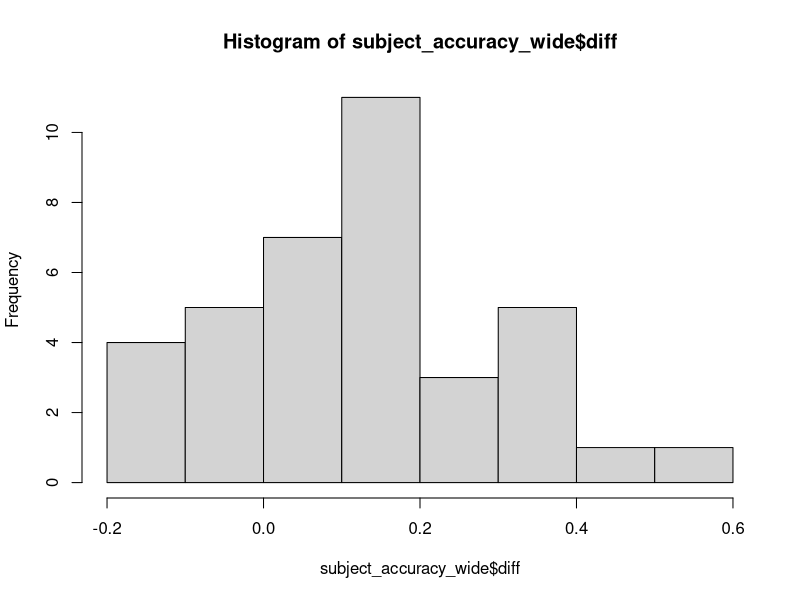
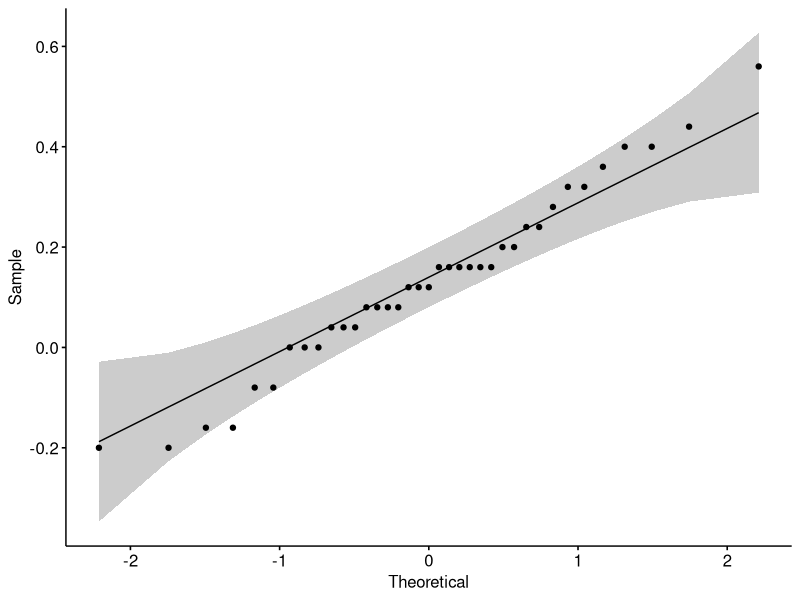
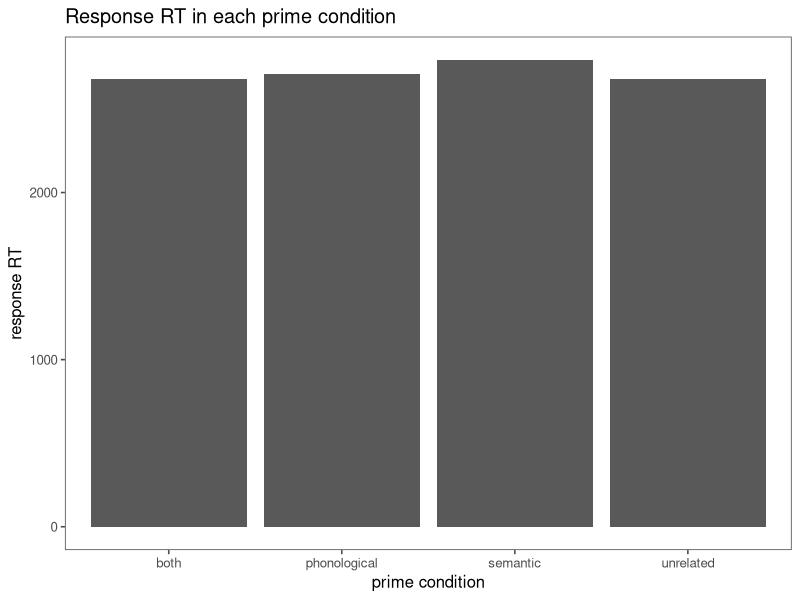
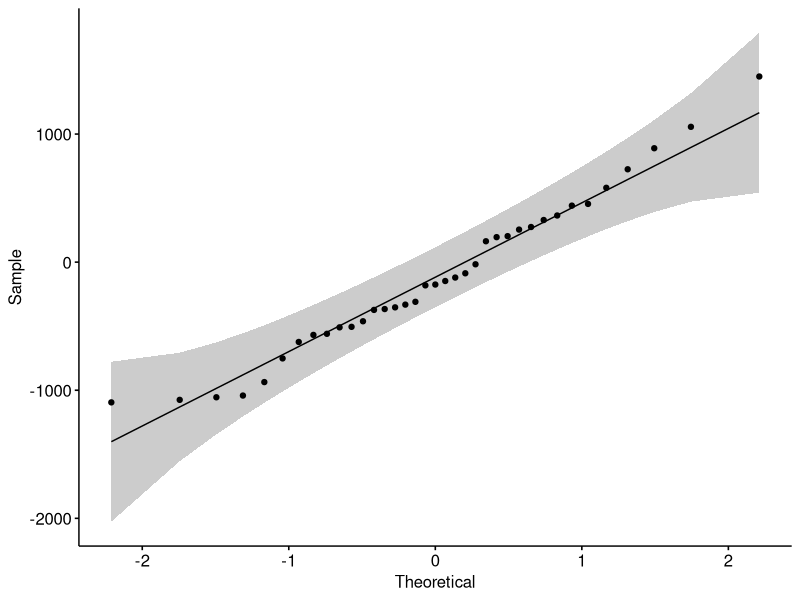
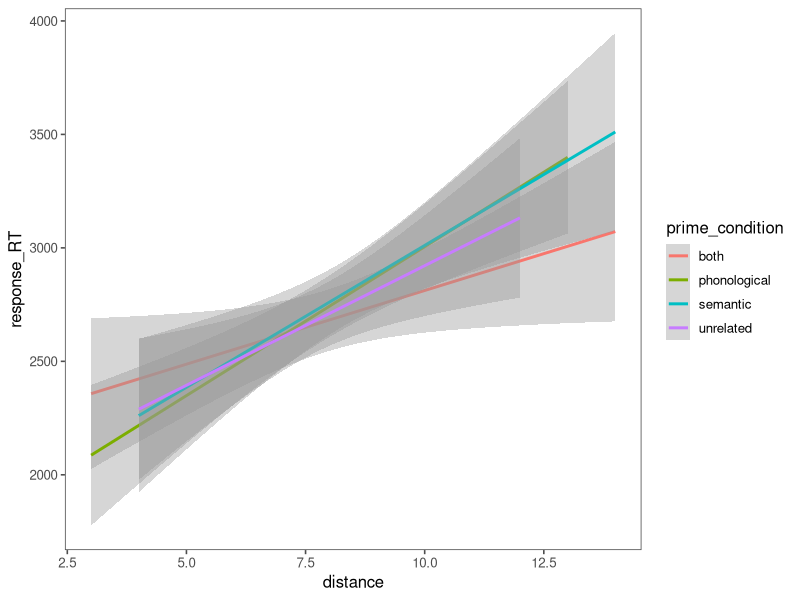

These charts were generated, in order, by the following R code:
## ---- chunk 1
install.packages("rstatix", dependencies = TRUE)
library(tidyverse)
library(ggthemes)
library(rstatix)
library(ggpubr)

assignment5 = read_csv("assignment5_data.csv")
## ---- chunk 2
subject_accuracy = assignment5 %>% group_by(subject, prime_condition) %>% summarise(mean_acc = mean(accuracy))

subject_rt = assignment5 %>% group_by(subject, prime_condition) %>% summarise(mean_rt = mean(response_RT))
## ---- chunk 3
subject_accuracy_wide = subject_accuracy %>% pivot_wider(names_from = c(prime_condition), values_from=mean_acc)
## ---- chunk 4
subject_accuracy_long = subject_accuracy_wide %>%  pivot_longer(names_to = "prime_condition", cols = both:unrelated) %>% rename(mean_acc = value)
## ---- chunk 5
t.test(subject_accuracy_wide$phonological, subject_accuracy_wide$semantic, var.equal = FALSE, paired = TRUE)

## ---- chunk 6
subject_accuracy_wide = subject_accuracy_wide %>% mutate(diff = phonological - semantic)

x_bar = mean(subject_accuracy_wide$diff)
s_diff = sd(subject_accuracy_wide$diff)
n = nrow(subject_accuracy_wide)
df = n-1

t_denominator = s_diff/sqrt(n)
t = x_bar/t_denominator

p_value = 2*(1-pt(t,df))

## ---- chunk 7
subject_accuracy_wide = subject_accuracy_wide %>% ungroup()
hist(subject_accuracy_wide$diff)

outliers = subject_accuracy_wide %>% identify_outliers(diff)
#there is one outlier in the data (subject 97)

outlier_subs = outliers %>% pull(subject)
newdf = subject_accuracy_wide %>% filter(!subject%in% outlier_subs)

## ---- chunk 8
ggqqplot (subject_accuracy_wide, "diff")

subject_accuracy_wide %>% shapiro_test (diff)

#The data does not differ significantly from a normal distribution based on the p-value of the Shapiro-Wilk test. Additionally, the QQ-plot shows a mostly linear pattern in the difference distribution, indicating that the normality assumption is satisfied.
## ---- chunk 9
mean_rt = assignment5 %>% group_by (prime_condition) %>% summarise(mean_rt = mean(response_RT))

mean_rt %>% 
  ggplot(aes(x = prime_condition, y = mean_rt)) +
  geom_col() +
  theme_few() +
  xlab ("prime condition") +
  ylab("response RT") +
  ggtitle("Response RT in each prime condition")
  
#Based on this plot, we can infer that there was an effect of prime condition on reaction time. The semantic prime produced the slowest responses while having both primes produced the fastest responses.
## ---- chunk 10
#convert to wide format
subject_rt_wide = subject_rt %>% pivot_wider(names_from = c(prime_condition), values_from=mean_rt)

#calculate difference scores
subject_rt_wide = subject_rt_wide %>% mutate(diff = both - semantic)

#look for outliers
subject_rt_wide = subject_rt_wide %>% ungroup()
outliers_rt = subject_rt_wide %>% identify_outliers(diff)
#there are no outliers so this assumption is satisfied

#check for normality
ggqqplot (subject_rt_wide, "diff")
subject_rt_wide %>% shapiro_test (diff)
#the satisfies the normality assumption

#conduct a t-test
t.test(subject_rt_wide$phonological, subject_accuracy_wide$semantic, var.equal = FALSE, paired = TRUE)

#since our p-value is less than the designated alpha, we can conclude that there is a significant difference between response times with the semantic prime and response times with both primes. On average, participants responded significantly faster on trials with both primes than they did on trials with a semantic prime.
## ---- chunk 11

assignment5 %>% ggplot(aes(x = distance, y = response_RT, color = prime_condition)) +
  geom_smooth (method = "lm") +theme_few()

#Based on this plot, it appears that for all prime conditions, reaction time gets slower as distance increases. The intersection of lines on the graph indicates an interaction between prime condition and distance. Although all groups show this increase in reaction time, this effect appears to be the greatest for phonological and semantic primes and the least the condition with primes that are both semantically and phonologically related. Although having both primes is the slowest when the distance is lowest, it is the fastest condition when distance is greatest.   Based on the values in the distance column, I think distance represents the amount of change needed in the letters of the prime word to achieve the target word. 
